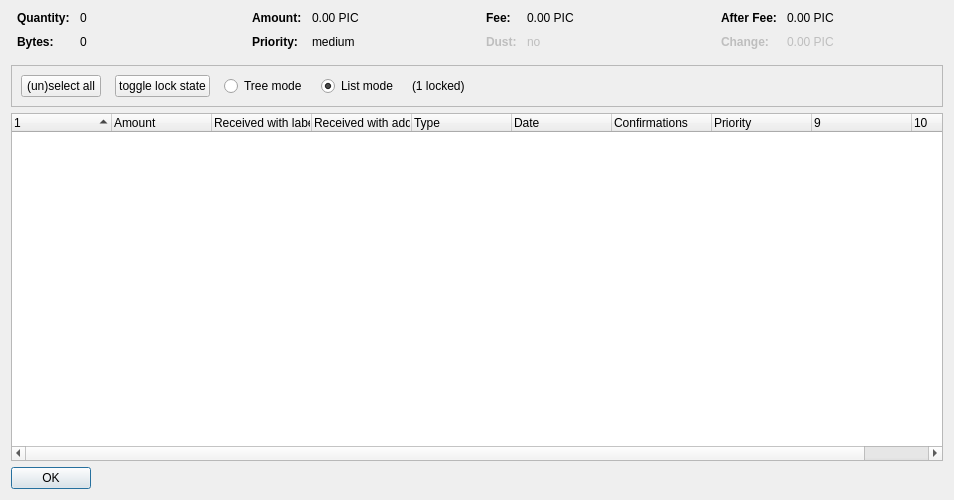
<?xml version="1.0" encoding="UTF-8"?>
<ui version="4.0">
 <class>CoinControlDialog</class>
 <widget class="QDialog" name="CoinControlDialog">
  <property name="geometry">
   <rect>
    <x>0</x>
    <y>0</y>
    <width>954</width>
    <height>500</height>
   </rect>
  </property>
  <property name="windowTitle">
   <string>Coin Selection</string>
  </property>
  <layout class="QVBoxLayout" name="verticalLayout">
   <item>
    <layout class="QHBoxLayout" name="horizontalLayoutTop" stretch="0,0,0,0">
     <property name="topMargin">
      <number>0</number>
     </property>
     <property name="bottomMargin">
      <number>10</number>
     </property>
     <item>
      <layout class="QFormLayout" name="formLayoutCoinControl1">
       <property name="horizontalSpacing">
        <number>10</number>
       </property>
       <property name="verticalSpacing">
        <number>10</number>
       </property>
       <property name="leftMargin">
        <number>6</number>
       </property>
       <property name="rightMargin">
        <number>6</number>
       </property>
       <item row="0" column="0">
        <widget class="QLabel" name="labelCoinControlQuantityText">
         <property name="font">
          <font>
           <weight>75</weight>
           <bold>true</bold>
          </font>
         </property>
         <property name="text">
          <string>Quantity:</string>
         </property>
        </widget>
       </item>
       <item row="0" column="1">
        <widget class="QLabel" name="labelCoinControlQuantity">
         <property name="cursor">
          <cursorShape>IBeamCursor</cursorShape>
         </property>
         <property name="contextMenuPolicy">
          <enum>Qt::ActionsContextMenu</enum>
         </property>
         <property name="text">
          <string notr="true">0</string>
         </property>
         <property name="textInteractionFlags">
          <set>Qt::LinksAccessibleByMouse|Qt::TextSelectableByKeyboard|Qt::TextSelectableByMouse</set>
         </property>
        </widget>
       </item>
       <item row="1" column="0">
        <widget class="QLabel" name="labelCoinControlBytesText">
         <property name="font">
          <font>
           <weight>75</weight>
           <bold>true</bold>
          </font>
         </property>
         <property name="text">
          <string>Bytes:</string>
         </property>
        </widget>
       </item>
       <item row="1" column="1">
        <widget class="QLabel" name="labelCoinControlBytes">
         <property name="cursor">
          <cursorShape>IBeamCursor</cursorShape>
         </property>
         <property name="contextMenuPolicy">
          <enum>Qt::ActionsContextMenu</enum>
         </property>
         <property name="text">
          <string notr="true">0</string>
         </property>
         <property name="textInteractionFlags">
          <set>Qt::LinksAccessibleByMouse|Qt::TextSelectableByKeyboard|Qt::TextSelectableByMouse</set>
         </property>
        </widget>
       </item>
      </layout>
     </item>
     <item>
      <layout class="QFormLayout" name="formLayoutCoinControl2">
       <property name="horizontalSpacing">
        <number>10</number>
       </property>
       <property name="verticalSpacing">
        <number>10</number>
       </property>
       <property name="leftMargin">
        <number>6</number>
       </property>
       <property name="rightMargin">
        <number>6</number>
       </property>
       <item row="0" column="0">
        <widget class="QLabel" name="labelCoinControlAmountText">
         <property name="font">
          <font>
           <weight>75</weight>
           <bold>true</bold>
          </font>
         </property>
         <property name="text">
          <string>Amount:</string>
         </property>
        </widget>
       </item>
       <item row="0" column="1">
        <widget class="QLabel" name="labelCoinControlAmount">
         <property name="cursor">
          <cursorShape>IBeamCursor</cursorShape>
         </property>
         <property name="contextMenuPolicy">
          <enum>Qt::ActionsContextMenu</enum>
         </property>
         <property name="text">
          <string notr="true">0.00 PIC</string>
         </property>
         <property name="textInteractionFlags">
          <set>Qt::LinksAccessibleByMouse|Qt::TextSelectableByKeyboard|Qt::TextSelectableByMouse</set>
         </property>
        </widget>
       </item>
       <item row="1" column="0">
        <widget class="QLabel" name="labelCoinControlPriorityText">
         <property name="font">
          <font>
           <weight>75</weight>
           <bold>true</bold>
          </font>
         </property>
         <property name="text">
          <string>Priority:</string>
         </property>
        </widget>
       </item>
       <item row="1" column="1">
        <widget class="QLabel" name="labelCoinControlPriority">
         <property name="cursor">
          <cursorShape>IBeamCursor</cursorShape>
         </property>
         <property name="contextMenuPolicy">
          <enum>Qt::ActionsContextMenu</enum>
         </property>
         <property name="text">
          <string>medium</string>
         </property>
         <property name="textInteractionFlags">
          <set>Qt::LinksAccessibleByMouse|Qt::TextSelectableByKeyboard|Qt::TextSelectableByMouse</set>
         </property>
        </widget>
       </item>
      </layout>
     </item>
     <item>
      <layout class="QFormLayout" name="formLayoutCoinControl3">
       <property name="horizontalSpacing">
        <number>10</number>
       </property>
       <property name="verticalSpacing">
        <number>10</number>
       </property>
       <property name="leftMargin">
        <number>6</number>
       </property>
       <property name="rightMargin">
        <number>6</number>
       </property>
       <item row="0" column="0">
        <widget class="QLabel" name="labelCoinControlFeeText">
         <property name="font">
          <font>
           <weight>75</weight>
           <bold>true</bold>
          </font>
         </property>
         <property name="text">
          <string>Fee:</string>
         </property>
        </widget>
       </item>
       <item row="0" column="1">
        <widget class="QLabel" name="labelCoinControlFee">
         <property name="cursor">
          <cursorShape>IBeamCursor</cursorShape>
         </property>
         <property name="contextMenuPolicy">
          <enum>Qt::ActionsContextMenu</enum>
         </property>
         <property name="text">
          <string notr="true">0.00 PIC</string>
         </property>
         <property name="textInteractionFlags">
          <set>Qt::LinksAccessibleByMouse|Qt::TextSelectableByKeyboard|Qt::TextSelectableByMouse</set>
         </property>
        </widget>
       </item>
       <item row="1" column="0">
        <widget class="QLabel" name="labelCoinControlLowOutputText">
         <property name="enabled">
          <bool>false</bool>
         </property>
         <property name="font">
          <font>
           <weight>75</weight>
           <bold>true</bold>
          </font>
         </property>
         <property name="text">
          <string>Dust:</string>
         </property>
        </widget>
       </item>
       <item row="1" column="1">
        <widget class="QLabel" name="labelCoinControlLowOutput">
         <property name="enabled">
          <bool>false</bool>
         </property>
         <property name="cursor">
          <cursorShape>IBeamCursor</cursorShape>
         </property>
         <property name="contextMenuPolicy">
          <enum>Qt::ActionsContextMenu</enum>
         </property>
         <property name="text">
          <string>no</string>
         </property>
         <property name="textInteractionFlags">
          <set>Qt::LinksAccessibleByMouse|Qt::TextSelectableByKeyboard|Qt::TextSelectableByMouse</set>
         </property>
        </widget>
       </item>
      </layout>
     </item>
     <item>
      <layout class="QFormLayout" name="formLayoutCoinControl4">
       <property name="horizontalSpacing">
        <number>10</number>
       </property>
       <property name="verticalSpacing">
        <number>10</number>
       </property>
       <property name="leftMargin">
        <number>6</number>
       </property>
       <property name="rightMargin">
        <number>6</number>
       </property>
       <item row="0" column="0">
        <widget class="QLabel" name="labelCoinControlAfterFeeText">
         <property name="font">
          <font>
           <weight>75</weight>
           <bold>true</bold>
          </font>
         </property>
         <property name="text">
          <string>After Fee:</string>
         </property>
        </widget>
       </item>
       <item row="0" column="1">
        <widget class="QLabel" name="labelCoinControlAfterFee">
         <property name="cursor">
          <cursorShape>IBeamCursor</cursorShape>
         </property>
         <property name="contextMenuPolicy">
          <enum>Qt::ActionsContextMenu</enum>
         </property>
         <property name="text">
          <string notr="true">0.00 PIC</string>
         </property>
         <property name="textInteractionFlags">
          <set>Qt::LinksAccessibleByMouse|Qt::TextSelectableByKeyboard|Qt::TextSelectableByMouse</set>
         </property>
        </widget>
       </item>
       <item row="1" column="0">
        <widget class="QLabel" name="labelCoinControlChangeText">
         <property name="enabled">
          <bool>false</bool>
         </property>
         <property name="font">
          <font>
           <weight>75</weight>
           <bold>true</bold>
          </font>
         </property>
         <property name="text">
          <string>Change:</string>
         </property>
        </widget>
       </item>
       <item row="1" column="1">
        <widget class="QLabel" name="labelCoinControlChange">
         <property name="enabled">
          <bool>false</bool>
         </property>
         <property name="cursor">
          <cursorShape>IBeamCursor</cursorShape>
         </property>
         <property name="contextMenuPolicy">
          <enum>Qt::ActionsContextMenu</enum>
         </property>
         <property name="text">
          <string notr="true">0.00 PIC</string>
         </property>
         <property name="textInteractionFlags">
          <set>Qt::LinksAccessibleByMouse|Qt::TextSelectableByKeyboard|Qt::TextSelectableByMouse</set>
         </property>
        </widget>
       </item>
      </layout>
     </item>
    </layout>
   </item>
   <item>
    <widget class="QFrame" name="frame">
     <property name="minimumSize">
      <size>
       <width>0</width>
       <height>40</height>
      </size>
     </property>
     <property name="frameShape">
      <enum>QFrame::StyledPanel</enum>
     </property>
     <property name="frameShadow">
      <enum>QFrame::Sunken</enum>
     </property>
     <layout class="QHBoxLayout" name="horizontalLayout">
      <item>
       <layout class="QHBoxLayout" name="horizontalLayoutPanel" stretch="0,0,0,0,0,0">
        <property name="spacing">
         <number>14</number>
        </property>
        <item>
         <widget class="QPushButton" name="pushButtonSelectAll">
          <property name="sizePolicy">
           <sizepolicy hsizetype="Maximum" vsizetype="Fixed">
            <horstretch>0</horstretch>
            <verstretch>0</verstretch>
           </sizepolicy>
          </property>
          <property name="text">
           <string>(un)select all</string>
          </property>
          <property name="autoDefault">
           <bool>false</bool>
          </property>
         </widget>
        </item>
        <item>
         <widget class="QPushButton" name="pushButtonToggleLock">
          <property name="sizePolicy">
           <sizepolicy hsizetype="Maximum" vsizetype="Fixed">
            <horstretch>0</horstretch>
            <verstretch>0</verstretch>
           </sizepolicy>
          </property>
          <property name="text">
           <string>toggle lock state</string>
          </property>
          <property name="autoDefault">
           <bool>false</bool>
          </property>
         </widget>
        </item>
        <item>
         <widget class="QRadioButton" name="radioTreeMode">
          <property name="sizePolicy">
           <sizepolicy hsizetype="Maximum" vsizetype="Fixed">
            <horstretch>0</horstretch>
            <verstretch>0</verstretch>
           </sizepolicy>
          </property>
          <property name="text">
           <string>Tree mode</string>
          </property>
         </widget>
        </item>
        <item>
         <widget class="QRadioButton" name="radioListMode">
          <property name="sizePolicy">
           <sizepolicy hsizetype="Maximum" vsizetype="Fixed">
            <horstretch>0</horstretch>
            <verstretch>0</verstretch>
           </sizepolicy>
          </property>
          <property name="text">
           <string>List mode</string>
          </property>
          <property name="checked">
           <bool>true</bool>
          </property>
         </widget>
        </item>
        <item>
         <widget class="QLabel" name="labelLocked">
          <property name="text">
           <string>(1 locked)</string>
          </property>
         </widget>
        </item>
        <item>
         <spacer name="horizontalSpacer">
          <property name="orientation">
           <enum>Qt::Horizontal</enum>
          </property>
          <property name="sizeHint" stdset="0">
           <size>
            <width>40</width>
            <height>20</height>
           </size>
          </property>
         </spacer>
        </item>
       </layout>
      </item>
     </layout>
    </widget>
   </item>
   <item>
    <widget class="CoinControlTreeWidget" name="treeWidget">
     <property name="contextMenuPolicy">
      <enum>Qt::CustomContextMenu</enum>
     </property>
     <property name="sortingEnabled">
      <bool>false</bool>
     </property>
     <property name="columnCount">
      <number>10</number>
     </property>
     <attribute name="headerShowSortIndicator" stdset="0">
      <bool>true</bool>
     </attribute>
     <attribute name="headerStretchLastSection">
      <bool>false</bool>
     </attribute>
     <column>
      <property name="text">
       <string/>
      </property>
     </column>
     <column>
      <property name="text">
       <string>Amount</string>
      </property>
     </column>
     <column>
      <property name="text">
       <string>Received with label</string>
      </property>
     </column>
     <column>
      <property name="text">
       <string>Received with address</string>
      </property>
     </column>
     <column>
      <property name="text">
       <string>Type</string>
      </property>
     </column>
     <column>
      <property name="text">
       <string>Date</string>
      </property>
     </column>
     <column>
      <property name="text">
       <string>Confirmations</string>
      </property>
      <property name="toolTip">
       <string>Confirmed</string>
      </property>
     </column>
     <column>
      <property name="text">
       <string>Priority</string>
      </property>
     </column>
     <column>
      <property name="text">
       <string/>
      </property>
     </column>
     <column>
      <property name="text">
       <string/>
      </property>
     </column>
    </widget>
   </item>
   <item>
    <widget class="QDialogButtonBox" name="buttonBox">
     <property name="sizePolicy">
      <sizepolicy hsizetype="Maximum" vsizetype="Fixed">
       <horstretch>0</horstretch>
       <verstretch>0</verstretch>
      </sizepolicy>
     </property>
     <property name="orientation">
      <enum>Qt::Horizontal</enum>
     </property>
     <property name="standardButtons">
      <set>QDialogButtonBox::Ok</set>
     </property>
    </widget>
   </item>
  </layout>
 </widget>
 <customwidgets>
  <customwidget>
   <class>CoinControlTreeWidget</class>
   <extends>QTreeWidget</extends>
   <header>coincontroltreewidget.h</header>
  </customwidget>
 </customwidgets>
 <resources/>
 <connections/>
</ui>
